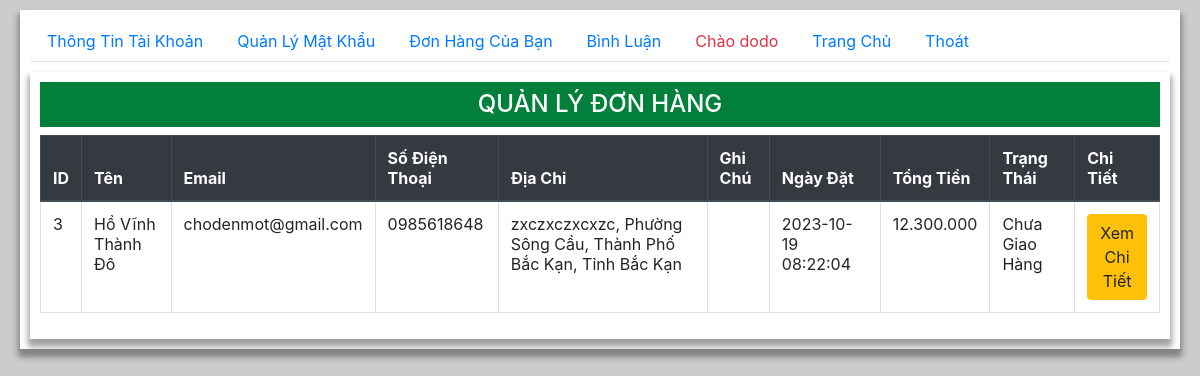
Screenshot of /user/user.php?page=orders (signed in) with the database file from the repository.
### tables this page shows
CREATE TABLE `orders` (
  `id` int(11) NOT NULL,
  `id_user` varchar(20) NOT NULL,
  `name` varchar(50) NOT NULL,
  `email` varchar(255) NOT NULL,
  `phone` varchar(15) NOT NULL,
  `address` varchar(255) NOT NULL,
  `note` varchar(100) NOT NULL,
  `order_date` datetime NOT NULL,
  `status` int(1) NOT NULL COMMENT '1 là chưa giao 2 là đã giao'
);

### user/orders.php (the view, shortened to what this page needs)
<div class="container">
    <h2 class="py-2 text-center h4 ">QUẢN LÝ ĐƠN HÀNG</h2>
    <table class="table table-hover table-bordered">
    <thead  class="thead-dark" >
        <tr>
            <th>ID</th>
            <th>Tên</th>
            <th>Email</th>
            <th>Số Điện Thoại</th>
            <th>Địa Chỉ</th>
            <th>Ghi Chú</th>
            <th>Ngày Đặt</th>
            <th>Tổng Tiền</th>
            <th>Trạng Thái</th>
            <th>Chi Tiết</th>
        </tr>
    </thead>
    <tbody>
    <?php
        require '../model/conn.php';
        if (isset($_COOKIE['usr'])) {
            $id_user = "and id_user = " . "'".$_COOKIE['usr']."'";
        }
        $stmt = $conn ->prepare("SELECT * FROM orders
        join (SELECT id_order, sum(total_money) as total_money from order_details GROUP BY id_order) as order_details
        where orders.id = order_details.id_order $id_user ORDER BY orders.id");
        $stmt -> execute();
        while($order = $stmt->fetch()){
            if ($order[8] == 1) {
                $order[8] = "Chưa Giao Hàng";
            }else if ($order[8] == 2) {
                $order[8] = "Đã Giao Hàng";
            }
            echo "<tr>
                <td>$order[0]</td>
                <td>$order[2]</td>
                <td>$order[3]</td>
                <td>$order[4]</td>
                <td>$order[5]</td>
                <td>$order[6]</td>
                <td>$order[7]</td>
                <td>".number_format($order[10], 0, "," , ".")."</td>
                <td>$order[8]</td>
                <td style='width:60px'><a href='user.php?page=order_details&id_order=$order[0]'><button class='btn btn-warning'>Xem Chi Tiết</button></a></td>
            </tr>";
        }
    ?>
    </tbody>
</table>
</div>

### user/main.css (style rules this page uses)
body { width: 100%; min-height:100vh; background: #ccc; padding-left: 20px; padding-right: 20px; }
.container { margin: auto; margin-top: 10px; width: 100%; padding: 10px; overflow: hidden; background: #fff; box-shadow: 0 6px 6px 2px rgba(0, 0, 0, 0.372) ; }
.container h2 { background: rgb(0, 128, 58); color: #fff; }
button { border: 1px double #333; border-radius: 3px; outline: none; }
@media (min-width: 1200px) { .container, .container-lg, .container-md, .container-sm, .container-xl { max-width: 100%; } }
@media (min-width: 992px) { .container, .container-lg, .container-md, .container-sm { max-width: 100%; } }
@media (min-width: 768px) { .container, .container-md, .container-sm { max-width: 100%; } }
@media (min-width: 576px) { .container, .container-sm { max-width: 100%; } }

### rows the page displays
orders: id "3", name "Hồ Vĩnh Thành Đô", email "chodenmot@gmail.com", phone "0985618648", address "zxczxczxcxzc, Phường Sông Cầu, Thành Phố Bắc Kạn, Tỉnh Bắc Kạn", order_date "2023-10-19 08:22:04", order "12.300.000", order "Chưa Giao Hàng"

### other values shown
$_COOKIE['usr'] "dodo"
